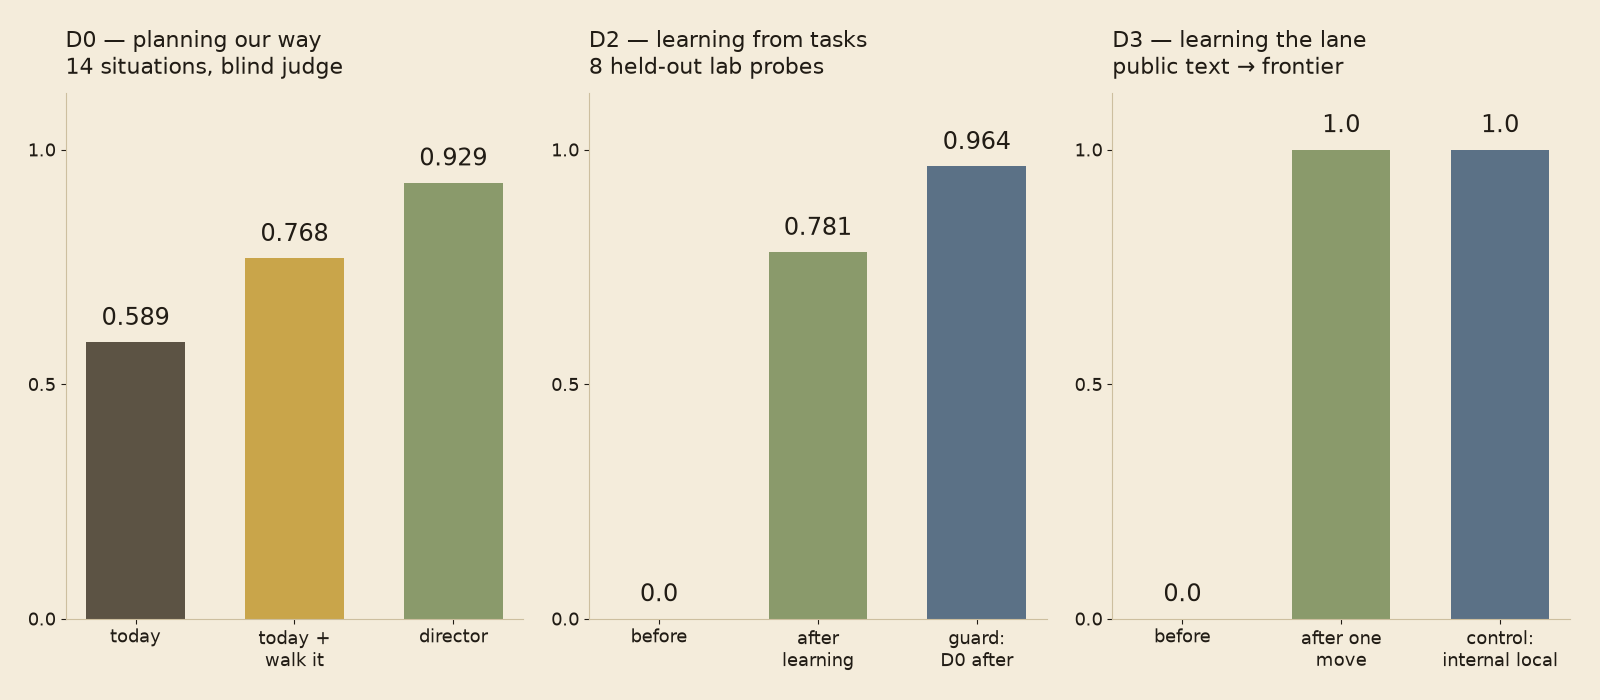

This chart was generated by the following Python code:
"""Draws results.png from the numbers in docs/BRIEF-D0.md, BRIEF-D2.md and BRIEF-D3.md (copied here, each with
the run it comes from). A chart, never a generated image: an image model would invent the numbers.

    python results.py      # writes results.png next to this file (matplotlib)
"""
from pathlib import Path

import matplotlib
matplotlib.use("Agg")
import matplotlib.pyplot as plt

BG, INK, DIM, SEP = "#F4ECDB", "#211C15", "#5C5344", "#CDBF9F"
SLATE, SAGE, RUST, OCHRE = "#5B7186", "#8A9A6B", "#B5603A", "#C9A54A"

PANELS = [
    ("D0 — planning our way\n14 situations, blind judge", ["today", "today +\nwalk it", "director"],
     [0.589, 0.768, 0.929], [DIM, OCHRE, SAGE]),
    ("D2 — learning from tasks\n8 held-out lab probes", ["before", "after\nlearning", "guard:\nD0 after"],
     [0.0, 0.781, 0.964], [DIM, SAGE, SLATE]),
    ("D3 — learning the lane\npublic text → frontier", ["before", "after one\nmove", "control:\ninternal local"],
     [0.0, 1.0, 1.0], [DIM, SAGE, SLATE]),
]

fig, axes = plt.subplots(1, 3, figsize=(16, 7), dpi=100)
fig.patch.set_facecolor(BG)
for ax, (title, labels, vals, cols) in zip(axes, PANELS):
    ax.set_facecolor(BG)
    bars = ax.bar(labels, vals, color=cols, width=0.62)
    for b, v in zip(bars, vals):
        ax.text(b.get_x() + b.get_width() / 2, v + 0.025, f"{v:.3f}".rstrip("0").rstrip(".") if v not in (0, 1) else f"{v:.1f}",
                ha="center", va="bottom", fontsize=17, color=INK)
    ax.set_ylim(0, 1.12)
    ax.set_yticks([0, 0.5, 1.0])
    ax.tick_params(colors=INK, labelsize=13)
    for s in ("top", "right"):
        ax.spines[s].set_visible(False)
    for s in ("left", "bottom"):
        ax.spines[s].set_color(SEP)
    ax.set_title(title, fontsize=16, color=INK, loc="left", pad=14)
fig.tight_layout(pad=2.0)
fig.savefig(Path(__file__).with_name("results.png"), facecolor=BG)
